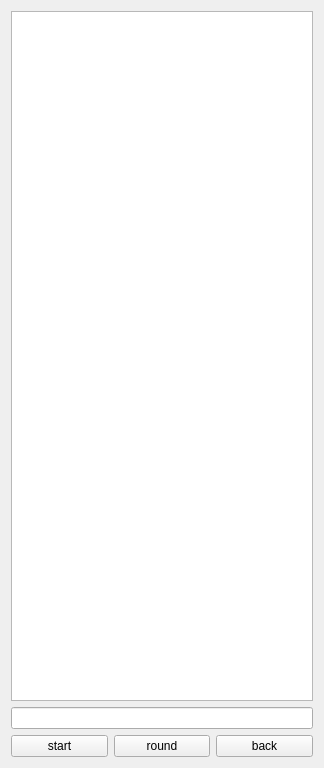
<?xml version="1.0" encoding="UTF-8"?>
<ui version="4.0">
 <class>ConsoleWidget</class>
 <widget class="QWidget" name="ConsoleWidget">
  <property name="geometry">
   <rect>
    <x>0</x>
    <y>0</y>
    <width>324</width>
    <height>768</height>
   </rect>
  </property>
  <property name="minimumSize">
   <size>
    <width>324</width>
    <height>768</height>
   </size>
  </property>
  <property name="windowTitle">
   <string>Form</string>
  </property>
  <layout class="QVBoxLayout" name="verticalLayout">
   <item>
    <widget class="QTextBrowser" name="logTextBrowser">
     <property name="frameShadow">
      <enum>QFrame::Sunken</enum>
     </property>
     <property name="acceptRichText">
      <bool>false</bool>
     </property>
    </widget>
   </item>
   <item>
    <widget class="ConsoleLineEdit" name="inputLineEdit"/>
   </item>
   <item>
    <widget class="QWidget" name="buttonWidget" native="true">
     <property name="sizePolicy">
      <sizepolicy hsizetype="Minimum" vsizetype="Minimum">
       <horstretch>0</horstretch>
       <verstretch>0</verstretch>
      </sizepolicy>
     </property>
     <layout class="QHBoxLayout" name="horizontalLayout">
      <property name="spacing">
       <number>-1</number>
      </property>
      <property name="leftMargin">
       <number>0</number>
      </property>
      <property name="topMargin">
       <number>0</number>
      </property>
      <property name="rightMargin">
       <number>0</number>
      </property>
      <property name="bottomMargin">
       <number>0</number>
      </property>
      <item>
       <widget class="QPushButton" name="startStopButton">
        <property name="sizePolicy">
         <sizepolicy hsizetype="Expanding" vsizetype="Fixed">
          <horstretch>0</horstretch>
          <verstretch>0</verstretch>
         </sizepolicy>
        </property>
        <property name="minimumSize">
         <size>
          <width>0</width>
          <height>0</height>
         </size>
        </property>
        <property name="text">
         <string>start</string>
        </property>
       </widget>
      </item>
      <item>
       <widget class="QPushButton" name="roundButton">
        <property name="sizePolicy">
         <sizepolicy hsizetype="Expanding" vsizetype="Fixed">
          <horstretch>0</horstretch>
          <verstretch>0</verstretch>
         </sizepolicy>
        </property>
        <property name="minimumSize">
         <size>
          <width>0</width>
          <height>0</height>
         </size>
        </property>
        <property name="text">
         <string>round</string>
        </property>
       </widget>
      </item>
      <item>
       <widget class="QPushButton" name="backButton">
        <property name="sizePolicy">
         <sizepolicy hsizetype="Expanding" vsizetype="Fixed">
          <horstretch>0</horstretch>
          <verstretch>0</verstretch>
         </sizepolicy>
        </property>
        <property name="minimumSize">
         <size>
          <width>0</width>
          <height>0</height>
         </size>
        </property>
        <property name="text">
         <string>back</string>
        </property>
       </widget>
      </item>
     </layout>
    </widget>
   </item>
  </layout>
 </widget>
 <customwidgets>
  <customwidget>
   <class>ConsoleLineEdit</class>
   <extends>QLineEdit</extends>
   <header>ui/consolelineedit.h</header>
  </customwidget>
 </customwidgets>
 <resources/>
 <connections/>
</ui>
